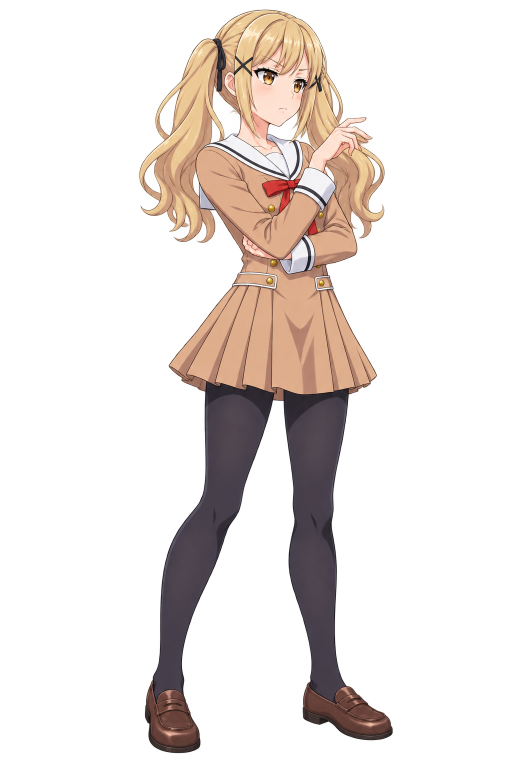
#> input picture assets/poppinparty/actions/arisa-entry.png, 1024 x 1536 px, given in place of kasumi.png, which was not available (shown at 1/2 size)
$ python build_poppinparty_actions.py
#> lines starting #> are read from the running program, lines starting #| are printed output that depends on the picture; after the words box and inside, x2 and y2 are one past the last pixel; in counts of white or black regions, pixels touching at a corner belong together
"""Analyze unchanged PNG atlases and export source rectangles/outline clips.

No sprite pixels are rewritten. Outlines let the preview draw each complete
pose independently even when generated art crosses the nominal grid gutters.
"""
import json
from pathlib import Path

import cv2
import numpy as np
from PIL import Image

ROOT = Path(__file__).resolve().parents[1]
DEST = ROOT / "assets/characters/poppinparty/actions"
NAMES = ["idle", "walk", "run", "jump", "guard", "hit", "knockdown", "entry",
         "j1", "j2", "j3", "k", "u", "i", "o", "p"]
LABELS = ["待机", "行走", "奔跑", "跳跃", "防御", "受击", "倒地", "入场",
          "普攻一段", "普攻二段", "普攻三段", "重击K", "技能U", "技能I", "技能O", "大招P"]
EXTRAS = {"arisa-entry": 1, "kasumi-u": 1, "kasumi-i": .88, "tae-jump": .84, "rimi-k": .94}


def analyze(file):
    image = Image.open(file).convert("RGBA")
#> image is the input picture: PIL image 1024x1536 RGBA; mean R, G, B, A 63.3, 50.9, 44.9, 58.4
    alpha = np.asarray(image.getchannel("A"))
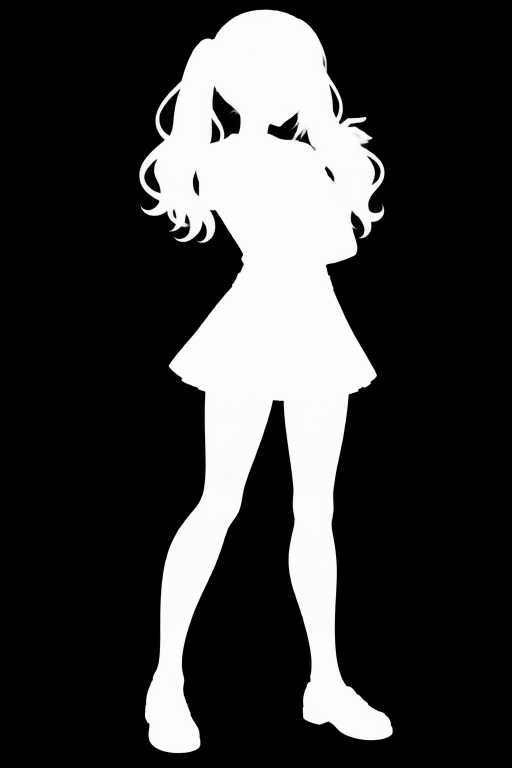
#> alpha: shape (1536, 1024) (shown at 1/2 size); min 0, max 254, mean 58.4
    count, labels, stats, centers = cv2.connectedComponentsWithStats((alpha > 32).astype("uint8"), 8)
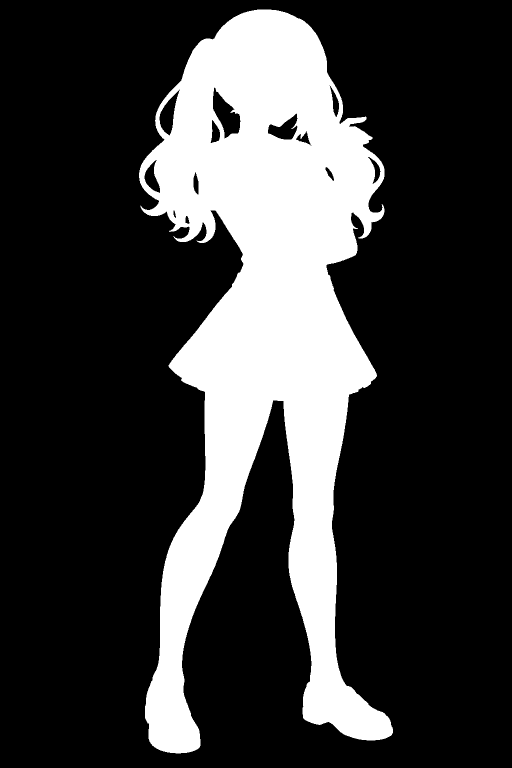
#> labels: shape (1536, 1024) int32 (shown at 1/2 size); values 0 (black) and 1 (white), 23.4% white; 1 white region, box (x1, y1, x2, y2) and area: (278, 19, 786, 1507) 367690
#> count = 2; stats = [[0, 0, 1024, 1536, 1205174], [278, 19, 508, 1488, 367690]]; centers = [[505.3, 800.1], [532, 660.6]]
    return image, labels, stats, centers


def geometry(mask):
    # A tiny outline expansion retains the generated antialiasing at the edge.
    outline = cv2.dilate(mask.astype("uint8"), np.ones((5, 5), np.uint8))
    ys, xs = np.nonzero(outline)
    rect = [int(xs.min()), int(ys.min()), int(xs.max()-xs.min()+1), int(ys.max()-ys.min()+1)]
    contours, _ = cv2.findContours(outline, cv2.RETR_EXTERNAL, cv2.CHAIN_APPROX_SIMPLE)
    polygons = [cv2.approxPolyDP(c, .65, True).reshape(-1, 2).tolist() for c in contours if cv2.contourArea(c) > 4]
    return rect, polygons


def main():
    characters = {}
    for key in ["kasumi", "tae", "rimi", "saaya", "arisa"]:
        file = DEST / f"{key}.png"
        image, labels, stats, centers = analyze(file)
#> centers = [[505.3, 800.1], [532, 660.6]]
        width, height = image.size
#> width = 1024; height = 1536
        candidates = [i for i in range(1, len(stats)) if stats[i, 4] > 5000 and stats[i, 2] < width*.4]
#> candidates = []
        frames = {}
        for index, name in enumerate(NAMES):
            extra = f"{key}-{name}"
            if extra in EXTRAS:
                single = DEST / f"{extra}.png"
                _, single_labels, single_stats, _ = analyze(single)
                body = max(range(1, len(single_stats)), key=lambda i: single_stats[i, 4])
                rect, contours = geometry(single_labels == body)
                frames[name] = {"label": LABELS[index], "file": single.name, "rect": rect,
                                "outlines": contours, "heightRatio": EXTRAS[extra]}
                if extra == "kasumi-u":
                    frames[name]["mirror"] = True
                continue
            row, col = divmod(index, 4)
            eligible = [i for i in candidates if int(centers[i, 1] / (height/4)) == row]
#> eligible = []
            target = ((col+.5)*width/4, (row+.5)*height/4)
#> target = (128, 192)
#> (the run stopped early here; a loop or call above may not have finished)
